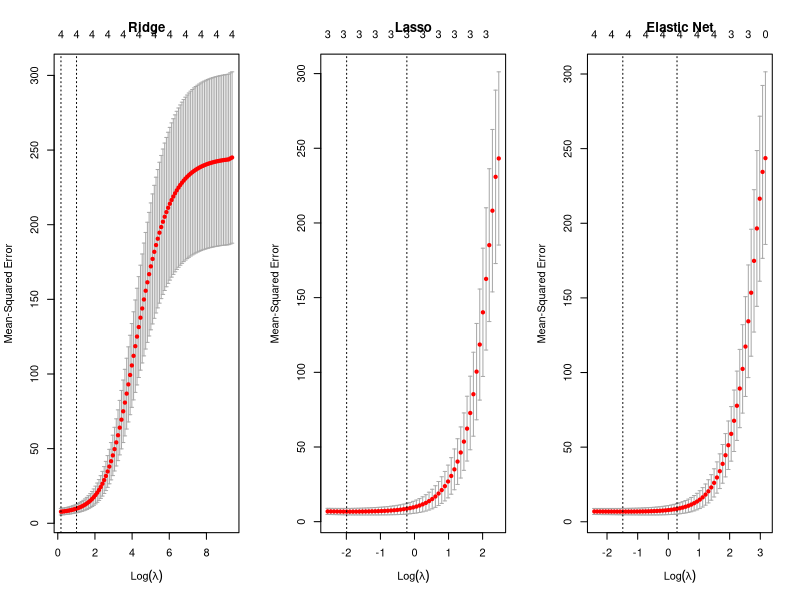
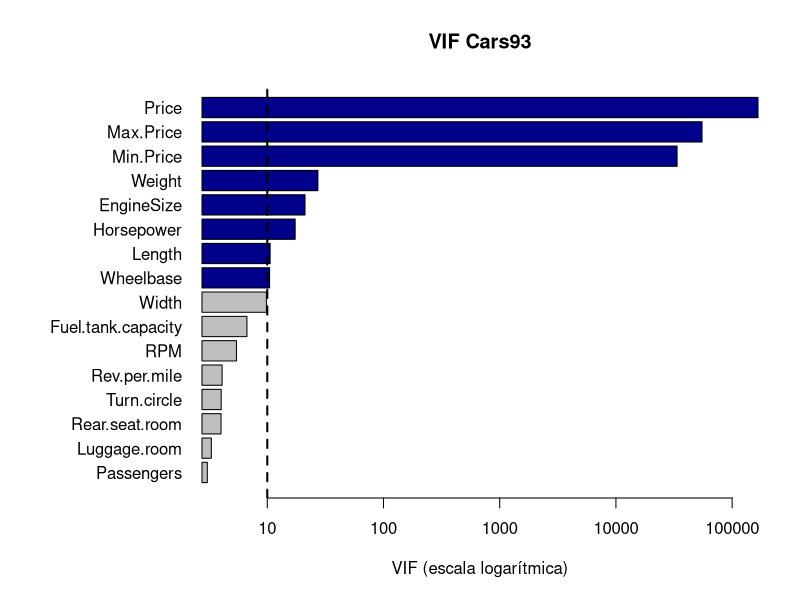
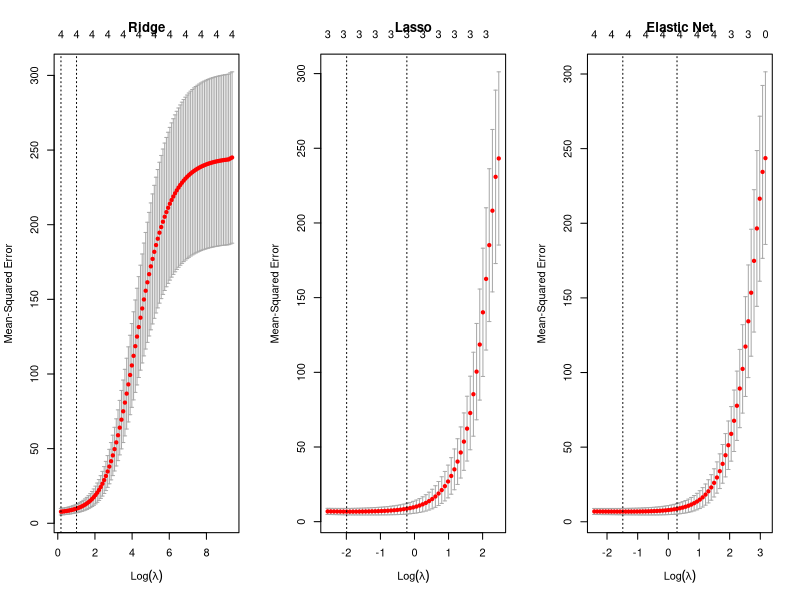
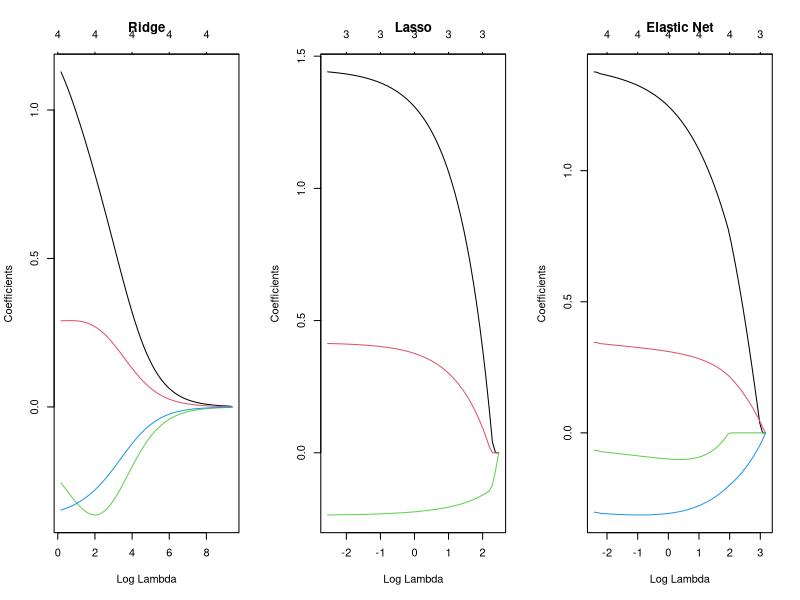
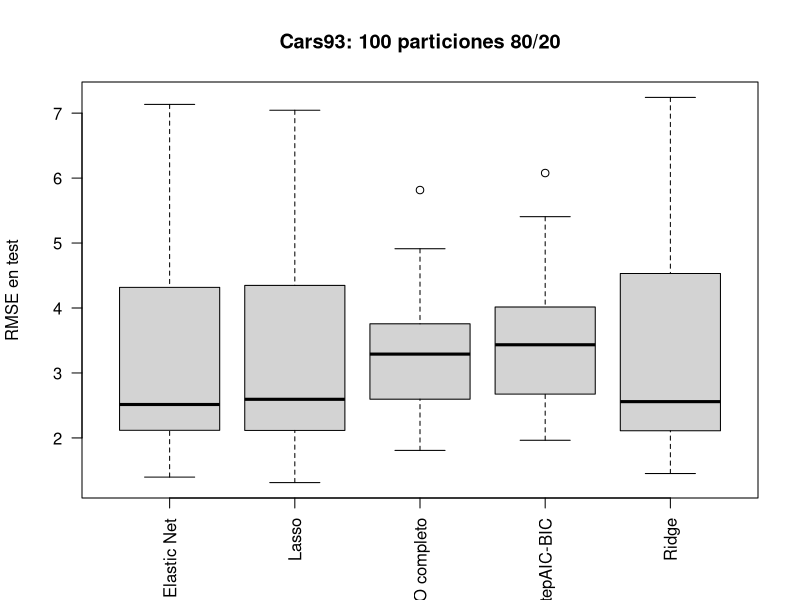
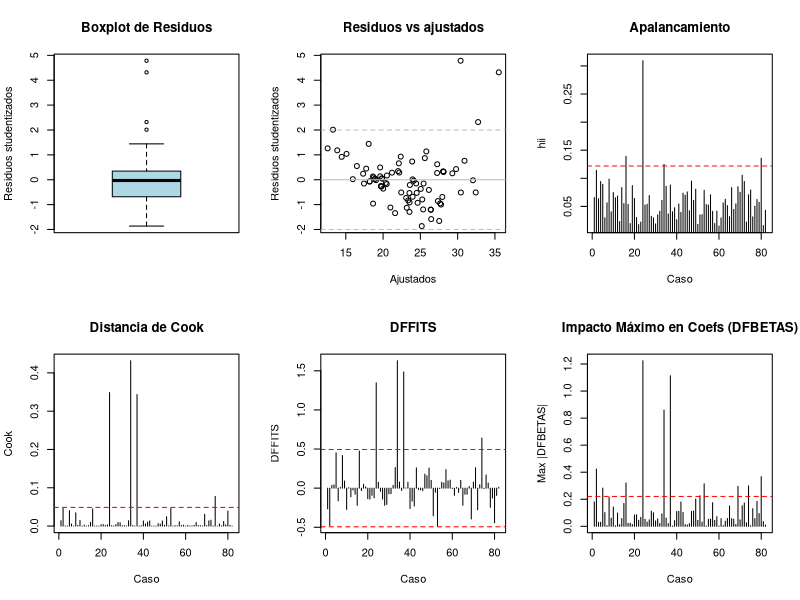

These charts were generated, in order, by the following R code:
# =====================================================================
# LABORATORIO MEA: Colinealidad, Selección, Regularización y Validez
# Ejecutar desde una sesión limpia de R. Semilla fija: 2026.
# =====================================================================

set.seed(2026)
options(width = 100, digits = 4, scipen = 999)

# 1. CREACIÓN AUTOMÁTICA DE CARPETAS DE PROYECTO ----------------------
for (d in c("registros", "resultados", "figuras")) {
  if (!dir.exists(d)) {
    dir.create(d, recursive = TRUE)
    cat("Carpeta creada:", d, "\n")
  }
}

# 2. CARGA Y VERIFICACIÓN DE PAQUETES ----------------------------------
paquetes <- c("MASS", "car", "leaps", "glmnet", "mlbench")
faltan <- paquetes[!vapply(paquetes, requireNamespace, logical(1), quietly = TRUE)]
if (length(faltan)) stop("Instala primero: ", paste(faltan, collapse = ", "))

suppressPackageStartupMessages({
  library(MASS); library(car); library(leaps); library(glmnet); library(mlbench)
})

# Funciones auxiliares de cálculo
rmse <- function(y, pred) sqrt(mean((y - pred)^2, na.rm = TRUE))

condicion <- function(X) {
  ev <- eigen(cor(as.matrix(X)), symmetric = TRUE, only.values = TRUE)$values
  ev <- pmax(ev, .Machine$double.eps)
  list(valores_propios = ev, indices = sqrt(max(ev) / ev),
       numero_condicion = sqrt(max(ev) / min(ev)))
}

bkw <- function(X, centrar = TRUE, constante = FALSE) {
  Z <- as.matrix(X)
  if (centrar) Z <- scale(Z, center = TRUE, scale = FALSE)
  if (constante) Z <- cbind(Intercepto = 1, Z)
  normas <- sqrt(colSums(Z^2))
  if (any(normas == 0)) stop("BKW: columna de norma cero")
  Z <- sweep(Z, 2, normas, "/")
  s <- svd(Z)
  indices <- max(s$d) / pmax(s$d, .Machine$double.eps)
  phi <- sweep(s$v^2, 2, pmax(s$d^2, .Machine$double.eps), "/")
  prop <- phi / rowSums(phi)
  rownames(prop) <- colnames(Z)
  colnames(prop) <- paste0("Dim", seq_len(ncol(prop)))
  list(indices = indices, proporciones = prop)
}

vif_seguro <- function(modelo) {
  if (length(attr(terms(modelo), "term.labels")) < 2)
    return(data.frame(variable = character(), VIF = numeric()))
  z <- car::vif(modelo)
  if (is.matrix(z)) z <- z[, "GVIF"]^(1 / (2 * z[, "Df"]))
  data.frame(variable = names(z), VIF = as.numeric(z), row.names = NULL)
}

subconjuntos <- function(datos, respuesta, predictores) {
  f <- reformulate(predictores, response = respuesta)
  rs <- regsubsets(f, data = datos, nvmax = length(predictores),
                   method = "exhaustive", really.big = TRUE)
  s <- summary(rs)
  n <- nrow(datos); sse <- s$rss
  p <- rowSums(s$which)  # Número de parámetros por modelo (incluye intercepto)
  full <- lm(f, data = datos)
  sigma2 <- sum(resid(full)^2) / df.residual(full)
  tab <- data.frame(
    numero_predictores = seq_along(sse), SSE = sse,
    R2_ajustado = s$adjr2,
    Cp = sse / sigma2 - n + 2 * p,
    AIC = n * log(sse / n) + 2 * p,
    BIC = n * log(sse / n) + log(n) * p
  )
  list(ajuste = rs, resumen = s, tabla = tab)
}


# 3. DATOS Y COMPROBACIONES --------------------------------------------
H <- MASS::cement
# Corrección Crítica: MASS::cement tiene la respuesta 'y' en la columna 5.
# Movemos la columna 5 al principio para que tu lógica posterior (Y col 1) funcione.
H <- H[, c(5, 1, 2, 3, 4)]
names(H) <- c("Y", "X1", "X2", "X3", "X4")

vars_cars <- c("MPG.city", "Min.Price", "Price", "Max.Price", "EngineSize",
               "Horsepower", "RPM", "Rev.per.mile", "Fuel.tank.capacity", "Passengers",
               "Length", "Wheelbase", "Width", "Turn.circle", "Rear.seat.room",
               "Luggage.room", "Weight")
C0 <- MASS::Cars93[, vars_cars]
cat("Hald:", dim(H), "\n")
cat("Cars93 original:", dim(MASS::Cars93), "\n")
cat("Filas Cars93 con NA en variables seleccionadas:",
    sum(!complete.cases(C0)), "de", nrow(C0), "\n")
C <- C0[complete.cases(C0), , drop = FALSE]

data("BostonHousing", package = "mlbench")
B <- BostonHousing[, c("medv", "indus", "rm", "ptratio", "lstat")]
B <- B[complete.cases(B), , drop = FALSE]
names(B) <- c("Y", "indus", "rm", "ptratio", "lstat")
stopifnot(nrow(H) == 13, ncol(H) == 5, all(vapply(C, is.numeric, logical(1))))
# 4. F2: DIAGNÓSTICO DE COLINEALIDAD ------------------------------------
cat("\n================ F2: COLINEALIDAD ================\n")
XH <- H[, -1, drop = FALSE]
XC <- C[, setdiff(names(C), "MPG.city"), drop = FALSE]
cat("\nCorrelaciones Hald:\n"); print(round(cor(XH), 3))
corC <- cor(XC)
cat("\nCorrelaciones Cars93:\n"); print(round(corC, 3))

idx <- which(abs(corC) >= .80 & upper.tri(corC), arr.ind = TRUE)
if (nrow(idx)) {
  pares <- data.frame(variable_1 = rownames(corC)[idx[, 1]],
                      variable_2 = colnames(corC)[idx[, 2]], correlacion = corC[idx])
  print(pares[order(-abs(pares$correlacion)), ], row.names = FALSE)
}

mH <- lm(Y ~ ., data = H)
mC <- lm(MPG.city ~ ., data = C)
cat("\nVIF Hald:\n"); print(vif_seguro(mH))
cat("\nVIF Cars93:\n"); print(sort(car::vif(mC), decreasing = TRUE))
cat("\nCondición Hald:\n"); print(condicion(XH))
cat("\nCondición Cars93:\n"); print(condicion(XC))

correr_bkw <- function(X, nombre) {
  configs <- list(centrado_sin_constante = c(TRUE, FALSE),
                  sin_centrar_sin_constante = c(FALSE, FALSE),
                  centrado_con_constante = c(TRUE, TRUE),
                  sin_centrar_con_constante = c(FALSE, TRUE))
  out <- list()
  for (nm in names(configs)) {
    z <- bkw(X, centrar = configs[[nm]][1], constante = configs[[nm]][2])
    out[[nm]] <- z
    cat("\nBKW", nombre, "-", nm, "\n")
    print(data.frame(dimension = seq_along(z$indices),
                     indice_condicion = round(z$indices, 3)))
  }
  invisible(out)
}
bkw_H <- correr_bkw(XH, "Hald")
bkw_C <- correr_bkw(XC, "Cars93")


# 5. F3: SELECCIÓN DE VARIABLES ----------------------------------------
cat("\n================ F3: SELECCIÓN ================\n")
sel_H <- subconjuntos(H, "Y", names(XH))
cat("\nHald, mejor subconjunto por tamaño:\n"); print(sel_H$tabla, row.names = FALSE)

null_H <- lm(Y ~ 1, data = H); full_H <- lm(Y ~ ., data = H)
fwd_H <- stepAIC(null_H, scope = list(lower = null_H, upper = full_H), direction = "forward", trace = FALSE)
bwd_H <- stepAIC(full_H, direction = "backward", trace = FALSE)
both_H <- stepAIC(null_H, scope = list(lower = null_H, upper = full_H), direction = "both", trace = FALSE)
vars_exh_H <- names(coef(sel_H$ajuste, id = which.min(sel_H$tabla$BIC)))[-1]
modelos_H <- list(exhaustivo_BIC = lm(reformulate(vars_exh_H, "Y"), data = H),
                  forward = fwd_H, backward = bwd_H, stepwise = both_H)

sel_B <- subconjuntos(B, "Y", names(B)[-1])
cat("\nBostonHousing, mejor subconjunto por tamaño:\n")
print(sel_B$tabla, row.names = FALSE)
vars_B <- names(coef(sel_B$ajuste, id = which.min(sel_B$tabla$BIC)))[-1]
modelo_B_BIC <- lm(reformulate(vars_B, "Y"), data = B)

pred_C <- setdiff(names(C), "MPG.city")
sel_C <- subconjuntos(C, "MPG.city", pred_C)
cat("\nCars93, mejor subconjunto por tamaño:\n"); print(sel_C$tabla, row.names = FALSE)
vars_BIC_C <- names(coef(sel_C$ajuste, id = which.min(sel_C$tabla$BIC)))[-1]
mC_BIC_exh <- lm(reformulate(vars_BIC_C, "MPG.city"), data = C)
mC_full <- lm(MPG.city ~ ., data = C)
mC_AIC <- stepAIC(mC_full, direction = "both", k = 2, trace = FALSE)
mC_BIC <- stepAIC(mC_full, direction = "both", k = log(nrow(C)), trace = FALSE)

# --- F3 (Continuación): VIF, n efectivo y evaluaciones ----------------

# 1. Declarar n efectivo en Cars93 tras eliminar NAs
cat("\nTamaño muestral efectivo (Cars93, sin NAs): n =", nrow(C), "\n")


# 2. VIF de los modelos elegidos en Hald (Ej. 8b)
cat("\n--- VIFs Modelos Seleccionados (Hald) ---\n")
cat("\n[Hald - BIC Exhaustivo]:\n")
print(car::vif(modelos_H$exhaustivo_BIC))

cat("\n[Hald - Stepwise/AIC]:\n")
print(car::vif(modelos_H$stepwise))

# 3. VIF del modelo elegido en BostonHousing
cat("\n--- VIF Modelo Seleccionado (BostonHousing) ---\n")
print(car::vif(modelo_B_BIC))

# 4. VIF de los modelos elegidos en Cars93
cat("\n--- VIFs Modelos Seleccionados (Cars93) ---\n")
cat("\n[Cars93 - BIC Exhaustivo]:\n")
print(car::vif(mC_BIC_exh))

cat("\n[Cars93 - stepAIC (k = 2)]:\n")
print(car::vif(mC_AIC))

cat("\n[Cars93 - stepBIC (k = log(n))]:\n")
print(car::vif(mC_BIC))

# 5. Comparación de espacio de búsqueda: 2^p vs Paso a Paso
p_Hald <- ncol(XH)
p_Cars <- length(pred_C)

cat("\n--- Espacio de Búsqueda Evaluado ---\n")
cat("Hald (p =", p_Hald, "): Búsqueda exhaustiva evalúa 2^p =", 2^p_Hald, "modelos.\n")
cat("Cars93 (p =", p_Cars, "): Búsqueda exhaustiva evaluaría 2^p =", 2^p_Cars, "modelos.\n")

# 6. F4: RIDGE, LASSO Y ELASTIC NET EN HALD ---------------------------
cat("\n================ F4: REGULARIZACIÓN ================\n")
yH <- H$Y; nH <- length(yH); folds_H <- seq_len(nH) 

ajustar_cv <- function(X, y, alpha, foldid) {
  cv.glmnet(as.matrix(X), as.numeric(y), alpha = alpha, foldid = foldid,
            nfolds = length(unique(foldid)), standardize = TRUE,
            type.measure = "mse", grouped = FALSE)
}
cv_r <- ajustar_cv(XH, yH, 0, folds_H)
cv_l <- ajustar_cv(XH, yH, 1, folds_H)
cv_e <- ajustar_cv(XH, yH, .5, folds_H)

res_cv <- function(cv, metodo) data.frame(metodo = metodo,
                                          lambda_min = cv$lambda.min, lambda_1se = cv$lambda.1se,
                                          error_CV_min = min(cv$cvm))
tabla_cv_H <- rbind(res_cv(cv_r, "Ridge"), res_cv(cv_l, "Lasso"),
                    res_cv(cv_e, "Elastic Net alpha=0.5"))
print(tabla_cv_H, row.names = FALSE)

# Guardar Gráficos de Validación Cruzada en 'figuras/'
png("figuras/hald_cv.png", width = 1500, height = 500, res = 140)
par(mfrow = c(1, 3)); plot(cv_r, main = "Ridge"); plot(cv_l, main = "Lasso"); plot(cv_e, main = "Elastic Net")
dev.off()

fit_r <- glmnet(XH, yH, alpha = 0, standardize = TRUE)
fit_l <- glmnet(XH, yH, alpha = 1, standardize = TRUE)
fit_e <- glmnet(XH, yH, alpha = .5, standardize = TRUE)


# === CONTINUACIÓN FASE 4 (Desde la línea 187 limpia) ===

fit_r <- glmnet(XH, yH, alpha = 0, standardize = TRUE)
fit_l <- glmnet(XH, yH, alpha = 1, standardize = TRUE)
fit_e <- glmnet(XH, yH, alpha = .5, standardize = TRUE)

coef_tabla <- function(cv, metodo) {
  a <- as.matrix(coef(cv, s = "lambda.min"))
  b <- as.matrix(coef(cv, s = "lambda.1se"))
  data.frame(variable = rownames(a), metodo = metodo,
             lambda_min = a[, 1], lambda_1se = b[, 1], row.names = NULL)
}
tabla_coef_H <- rbind(coef_tabla(cv_r, "Ridge"), coef_tabla(cv_l, "Lasso"),
                      coef_tabla(cv_e, "Elastic Net"))

# Estabilidad por 100 submuestras
set.seed(2026)
B_est <- 100
freq <- matrix(0, ncol(XH), 2, dimnames = list(colnames(XH), c("Lasso", "ElasticNet")))

for (b in seq_len(B_est)) {
  ids <- sample(seq_len(nH), 10)
  fold_b <- sample(rep(1:5, length.out = length(ids)))
  try({
    l <- cv.glmnet(XH[ids, , drop = FALSE], yH[ids], alpha = 1, foldid = fold_b, nfolds = 5, standardize = TRUE, grouped = FALSE)
    e <- cv.glmnet(XH[ids, , drop = FALSE], yH[ids], alpha = .5, foldid = fold_b, nfolds = 5, standardize = TRUE, grouped = FALSE)
    co_l <- coef(l, s = "lambda.1se")
    co_e <- coef(e, s = "lambda.1se")
    if (!is.null(co_l)) freq[, 1] <- freq[, 1] + (as.matrix(co_l)[-1, 1] != 0)
    if (!is.null(co_e)) freq[, 2] <- freq[, 2] + (as.matrix(co_e)[-1, 1] != 0)
  }, silent = TRUE)
}
freq <- data.frame(variable = rownames(freq), freq / B_est, row.names = NULL)
df_H <- rbind(data.frame(metodo = "Ridge", lambda = fit_r$lambda, df = fit_r$df),
              data.frame(metodo = "Lasso", lambda = fit_l$lambda, df = fit_l$df),
              data.frame(metodo = "Elastic Net", lambda = fit_e$lambda, df = fit_e$df))

# 7. VALIDACIÓN PREDICTIVA CARS93 (100 PARTICIONES 80/20) ------------
cat("\nValidación predictiva Cars93: 100 particiones 80/20\n")
set.seed(2026); B_split <- 100
salidas <- vector("list", B_split)

for (b in seq_len(B_split)) {
  ids <- sample(seq_len(nrow(C)), floor(.8 * nrow(C)))
  train <- C[ids, , drop = FALSE]; test <- C[-ids, , drop = FALSE]
  ols <- lm(MPG.city ~ ., data = train)
  bic <- tryCatch(stepAIC(ols, direction = "both", k = log(nrow(train)), trace = FALSE),
                  error = function(e) ols)
  xt <- as.matrix(train[, pred_C, drop = FALSE])
  xv <- as.matrix(test[, pred_C, drop = FALSE]); yt <- train$MPG.city
  folds <- min(5, length(yt)); foldid <- sample(rep(seq_len(folds), length.out = length(yt)))
  
  r <- cv.glmnet(xt, yt, alpha = 0, foldid = foldid, nfolds = folds, standardize = TRUE, grouped = FALSE)
  l <- cv.glmnet(xt, yt, alpha = 1, foldid = foldid, nfolds = folds, standardize = TRUE, grouped = FALSE)
  e <- cv.glmnet(xt, yt, alpha = .5, foldid = foldid, nfolds = folds, standardize = TRUE, grouped = FALSE)
  
  pred <- c(rmse(test$MPG.city, predict(ols, newdata = test)),
            rmse(test$MPG.city, predict(bic, newdata = test)),
            rmse(test$MPG.city, predict(r, newx = xv, s = "lambda.1se")),
            rmse(test$MPG.city, predict(l, newx = xv, s = "lambda.1se")),
            rmse(test$MPG.city, predict(e, newx = xv, s = "lambda.1se")))
  
  salidas[[b]] <- data.frame(particion = b,
                             metodo = c("MCO completo", "MCO stepAIC-BIC", "Ridge", "Lasso", "Elastic Net"),
                             RMSE = as.numeric(pred))
}

salidas <- do.call(rbind, salidas)
resumen_rmse <- do.call(rbind, lapply(split(salidas$RMSE, salidas$metodo), function(z)
  c(media = mean(z), sd = sd(z))))
resumen_rmse <- data.frame(metodo = rownames(resumen_rmse),
                           RMSE_media = resumen_rmse[, "media"], RMSE_sd = resumen_rmse[, "sd"], row.names = NULL)
resumen_rmse <- resumen_rmse[order(resumen_rmse$RMSE_media), ]

# 8. F5: RESIDUOS E INFLUENCIA -----------------------------------------
cat("\n================ F5: VALIDEZ ================\n")
m_diag <- mC_BIC_exh
n <- nobs(m_diag)
p <- length(coef(m_diag))

rs <- rstudent(m_diag)
hii <- hatvalues(m_diag)
cook <- cooks.distance(m_diag)
dff <- dffits(m_diag)
dfb <- dfbetas(m_diag)

umbral_cook <- 4/n
umbral_hii <- 2*p/n
umbral_dff <- 2*sqrt(p/n)
umbral_dfb <- 2/sqrt(n)

casos_cook <- which(cook > umbral_cook)

if (length(casos_cook) > 0) {
  cat("\nCasos influyentes identificados (Cook > 4/n):", paste(casos_cook, collapse=", "), "\n")
  
  m_diag_sin <- lm(formula(m_diag), data = C[-casos_cook, ])
  comp_sens <- data.frame(
    Variable = names(coef(m_diag)),
    Modelo_Completo = coef(m_diag),
    Sin_Influyentes = coef(m_diag_sin),
    Dif_Relativa_Pct = round(((coef(m_diag_sin) - coef(m_diag)) / coef(m_diag)) * 100, 2)
  )
  cat("\nTabla de Sensibilidad (Coeficientes) al retirar influyentes:\n")
  print(comp_sens, row.names = FALSE)
  write.csv(comp_sens, "resultados/cars93_sensibilidad_influencia.csv", row.names = FALSE)
  
  cat("\nRe-evaluando la selección de variables sin casos influyentes...\n")
  sel_C_sin <- subconjuntos(C[-casos_cook, ], "MPG.city", pred_C)
  vars_BIC_C_sin <- names(coef(sel_C_sin$ajuste, id = which.min(sel_C_sin$tabla$BIC)))[-1]
  
  cat("Selección original (BIC):", paste(vars_BIC_C, collapse=", "), "\n")
  cat("Selección sin influyentes (BIC):", paste(vars_BIC_C_sin, collapse=", "), "\n")
} else {
  cat("\nNo se identificaron casos con Distancia de Cook > 4/n.\n")
}

cat("\n--- ADVERTENCIA SOBRE INFERENCIA POSTERIOR A LA SELECCIÓN ---\n")
cat("Los valores p e intervalos de confianza reportados asumen un modelo fijado a priori.\n")
cat("Dado que este modelo fue seleccionado empíricamente usando los mismos datos\n")
cat("(criterio BIC), la inferencia clásica post-selección no es válida.\n")

# 9. CONSOLIDACIÓN DE GRÁFICOS (GENERADOS UNA SOLA VEZ) ----------------
cat("\nGenerando gráficos y guardándolos en 'figuras/'...\n")

png("figuras/01_vif_cars93.png", width = 800, height = 600, res = 120)
vifs <- sort(car::vif(mC_full), decreasing = FALSE)
par(mar = c(5, 10, 4, 2) + 0.1) 
barplot(vifs, horiz = TRUE, las = 1, col = ifelse(vifs > 10, "darkblue", "gray"), log = "x", main = "VIF Cars93", xlab = "VIF (escala logarítmica)")
abline(v = 10, lty = 2, lwd = 2)
par(mar = c(5, 4, 4, 2) + 0.1)
dev.off()

png("figuras/F4_CV_Hald.png", width = 1500, height = 500, res = 140)
par(mfrow = c(1, 3)); plot(cv_r, main = "Ridge"); plot(cv_l, main = "Lasso"); plot(cv_e, main = "Elastic Net")
dev.off()

png("figuras/F4_trayectorias_Hald.png", width = 1500, height = 500, res = 140)
par(mfrow = c(1, 3)); plot(fit_r, xvar = "lambda", main = "Ridge"); plot(fit_l, xvar = "lambda", main = "Lasso"); plot(fit_e, xvar = "lambda", main = "Elastic Net")
dev.off()

png("figuras/F4_RMSE_Cars93.png", width = 1000, height = 600, res = 130)
boxplot(RMSE ~ metodo, data = salidas, las = 2, ylab = "RMSE en test", main = "Cars93: 100 particiones 80/20", xlab = "")
dev.off()


png("figuras/cars93_diagnosticos.png", width = 1600, height = 1000, res = 130)
par(mfrow = c(2, 3))
boxplot(rs, main = "Boxplot de Residuos", ylab = "Residuos studentizados", col="lightblue")
plot(fitted(m_diag), rs, xlab = "Ajustados", ylab = "Residuos studentizados", main = "Residuos vs ajustados")
abline(h = c(-2, 0, 2), lty = c(2, 1, 2), col="gray")
plot(hii, type = "h", main = "Apalancamiento", ylab = "hii", xlab = "Caso"); abline(h = umbral_hii, lty = 2, col = "red")
plot(cook, type = "h", main = "Distancia de Cook", ylab = "Cook", xlab = "Caso"); abline(h = umbral_cook, lty = 2, col = "red")
plot(dff, type = "h", main = "DFFITS", ylab = "DFFITS", xlab = "Caso"); abline(h = c(-umbral_dff, umbral_dff), lty = 2, col = "red")
plot(apply(abs(dfb), 1, max), type = "h", main = "Impacto Máximo en Coefs (DFBETAS)", ylab = "Max |DFBETAS|", xlab = "Caso"); abline(h = umbral_dfb, lty = 2, col = "red")
dev.off()


# 10. EXPORTACIÓN FINAL A CSV Y REGISTROS -----------------------------
write.csv(salidas, "resultados/cars93_rmse_100_particiones.csv", row.names = FALSE)
write.csv(resumen_rmse, "resultados/cars93_resumen_rmse.csv", row.names = FALSE)
write.csv(sel_H$tabla, "resultados/hald_seleccion.csv", row.names = FALSE)
write.csv(sel_B$tabla, "resultados/boston_seleccion.csv", row.names = FALSE)
write.csv(sel_C$tabla, "resultados/cars93_seleccion.csv", row.names = FALSE)
write.csv(tabla_cv_H, "resultados/hald_cv.csv", row.names = FALSE)
write.csv(tabla_coef_H, "resultados/hald_coeficientes.csv", row.names = FALSE)
write.csv(df_H, "resultados/hald_grados_libertad.csv", row.names = FALSE)
write.csv(freq, "resultados/hald_estabilidad.csv", row.names = FALSE)
writeLines(capture.output(sessionInfo()), "registros/session_info.txt")
